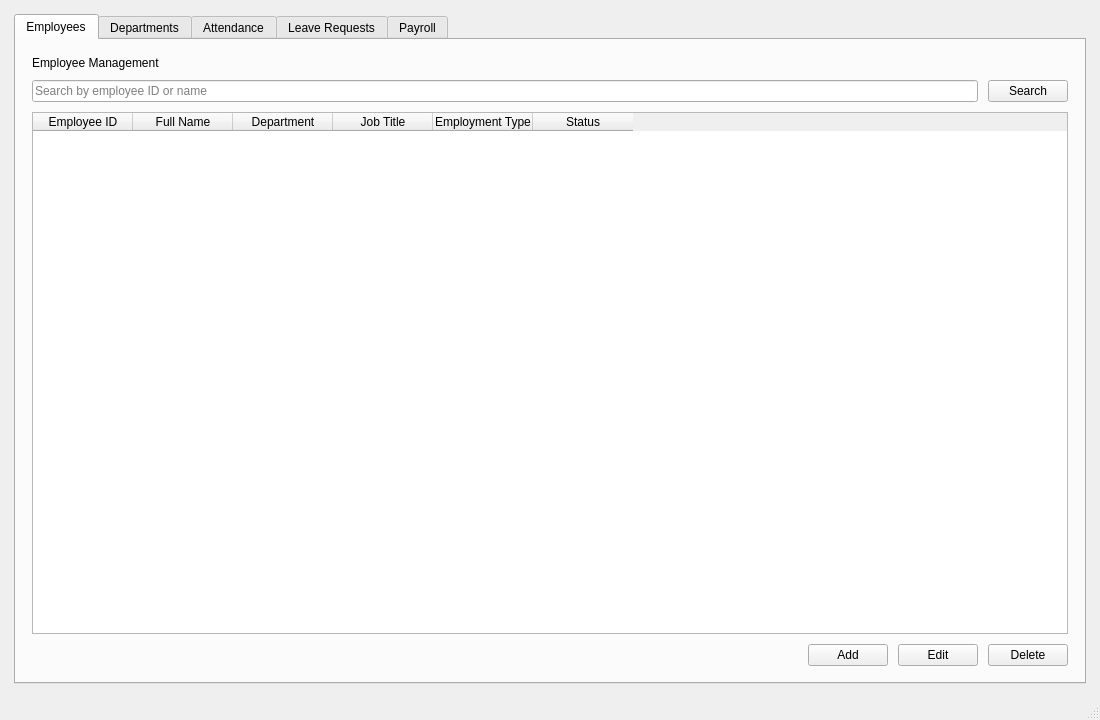
<?xml version='1.0' encoding='UTF-8'?>
<ui version="4.0">
 <class>MainWindow</class>
 <widget class="QMainWindow" name="MainWindow">
  <property name="geometry">
   <rect>
    <x>0</x>
    <y>0</y>
    <width>1100</width>
    <height>720</height>
   </rect>
  </property>
  <property name="windowTitle">
   <string>HR Management System</string>
  </property>
  <widget class="QWidget" name="centralwidget">
   <layout class="QVBoxLayout" name="layoutMain">
    <property name="leftMargin">
     <number>14</number>
    </property>
    <property name="topMargin">
     <number>14</number>
    </property>
    <property name="rightMargin">
     <number>14</number>
    </property>
    <property name="bottomMargin">
     <number>14</number>
    </property>
    <property name="spacing">
     <number>8</number>
    </property>
    <item>
     <widget class="QTabWidget" name="tabsMain">
      <property name="currentIndex">
       <number>0</number>
      </property>
      <widget class="QWidget" name="tabEmployees">
       <attribute name="title">
        <string>Employees</string>
       </attribute>
       <layout class="QVBoxLayout" name="layoutEmployees">
        <property name="leftMargin">
         <number>16</number>
        </property>
        <property name="topMargin">
         <number>16</number>
        </property>
        <property name="rightMargin">
         <number>16</number>
        </property>
        <property name="bottomMargin">
         <number>16</number>
        </property>
        <property name="spacing">
         <number>10</number>
        </property>
        <item>
         <widget class="QLabel" name="labelHeadingEmployees">
          <property name="text">
           <string>Employee Management</string>
          </property>
         </widget>
        </item>
        <item>
         <layout class="QHBoxLayout" name="layoutSearchEmployees">
          <item>
           <widget class="QLineEdit" name="lineEditEmployeeSearch">
            <property name="placeholderText">
             <string>Search by employee ID or name</string>
            </property>
            <property name="clearButtonEnabled">
             <bool>true</bool>
            </property>
           </widget>
          </item>
          <item>
           <widget class="QPushButton" name="buttonSearchEmployee">
            <property name="text">
             <string>Search</string>
            </property>
           </widget>
          </item>
         </layout>
        </item>
        <item>
         <widget class="QTableWidget" name="tableEmployees">
          <property name="editTriggers">
           <set>QAbstractItemView::NoEditTriggers</set>
          </property>
          <property name="alternatingRowColors">
           <bool>true</bool>
          </property>
          <property name="selectionMode">
           <enum>QAbstractItemView::SingleSelection</enum>
          </property>
          <property name="selectionBehavior">
           <enum>QAbstractItemView::SelectRows</enum>
          </property>
          <property name="showGrid">
           <bool>false</bool>
          </property>
          <property name="columnCount">
           <number>6</number>
          </property>
          <attribute name="verticalHeaderVisible">
           <bool>false</bool>
          </attribute>
          <column>
           <property name="text">
            <string>Employee ID</string>
           </property>
          </column>
          <column>
           <property name="text">
            <string>Full Name</string>
           </property>
          </column>
          <column>
           <property name="text">
            <string>Department</string>
           </property>
          </column>
          <column>
           <property name="text">
            <string>Job Title</string>
           </property>
          </column>
          <column>
           <property name="text">
            <string>Employment Type</string>
           </property>
          </column>
          <column>
           <property name="text">
            <string>Status</string>
           </property>
          </column>
         </widget>
        </item>
        <item>
         <layout class="QHBoxLayout" name="layoutButtonsEmployees">
          <item>
           <spacer name="spacerButtonsEmployees">
            <property name="orientation">
             <enum>Qt::Horizontal</enum>
            </property>
            <property name="sizeHint" stdset="0">
             <size>
              <width>40</width>
              <height>20</height>
             </size>
            </property>
           </spacer>
          </item>
          <item>
           <widget class="QPushButton" name="buttonAddEmployee">
            <property name="text">
             <string>Add</string>
            </property>
           </widget>
          </item>
          <item>
           <widget class="QPushButton" name="buttonEditEmployee">
            <property name="text">
             <string>Edit</string>
            </property>
           </widget>
          </item>
          <item>
           <widget class="QPushButton" name="buttonDeleteEmployee">
            <property name="text">
             <string>Delete</string>
            </property>
           </widget>
          </item>
         </layout>
        </item>
       </layout>
      </widget>
      <widget class="QWidget" name="tabDepartments">
       <attribute name="title">
        <string>Departments</string>
       </attribute>
       <layout class="QVBoxLayout" name="layoutDepartments">
        <property name="leftMargin">
         <number>16</number>
        </property>
        <property name="topMargin">
         <number>16</number>
        </property>
        <property name="rightMargin">
         <number>16</number>
        </property>
        <property name="bottomMargin">
         <number>16</number>
        </property>
        <property name="spacing">
         <number>10</number>
        </property>
        <item>
         <widget class="QLabel" name="labelHeadingDepartments">
          <property name="text">
           <string>Department Management</string>
          </property>
         </widget>
        </item>
        <item>
         <layout class="QHBoxLayout" name="layoutSearchDepartments">
          <item>
           <widget class="QLineEdit" name="lineEditDepartmentSearch">
            <property name="placeholderText">
             <string>Search by department ID or name</string>
            </property>
            <property name="clearButtonEnabled">
             <bool>true</bool>
            </property>
           </widget>
          </item>
          <item>
           <widget class="QPushButton" name="buttonSearchDepartment">
            <property name="text">
             <string>Search</string>
            </property>
           </widget>
          </item>
         </layout>
        </item>
        <item>
         <widget class="QTableWidget" name="tableDepartments">
          <property name="editTriggers">
           <set>QAbstractItemView::NoEditTriggers</set>
          </property>
          <property name="alternatingRowColors">
           <bool>true</bool>
          </property>
          <property name="selectionMode">
           <enum>QAbstractItemView::SingleSelection</enum>
          </property>
          <property name="selectionBehavior">
           <enum>QAbstractItemView::SelectRows</enum>
          </property>
          <property name="showGrid">
           <bool>false</bool>
          </property>
          <property name="columnCount">
           <number>3</number>
          </property>
          <attribute name="verticalHeaderVisible">
           <bool>false</bool>
          </attribute>
          <column>
           <property name="text">
            <string>Department ID</string>
           </property>
          </column>
          <column>
           <property name="text">
            <string>Name</string>
           </property>
          </column>
          <column>
           <property name="text">
            <string>Manager ID</string>
           </property>
          </column>
         </widget>
        </item>
        <item>
         <layout class="QHBoxLayout" name="layoutButtonsDepartments">
          <item>
           <spacer name="spacerButtonsDepartments">
            <property name="orientation">
             <enum>Qt::Horizontal</enum>
            </property>
            <property name="sizeHint" stdset="0">
             <size>
              <width>40</width>
              <height>20</height>
             </size>
            </property>
           </spacer>
          </item>
          <item>
           <widget class="QPushButton" name="buttonAddDepartment">
            <property name="text">
             <string>Add</string>
            </property>
           </widget>
          </item>
          <item>
           <widget class="QPushButton" name="buttonEditDepartment">
            <property name="text">
             <string>Edit</string>
            </property>
           </widget>
          </item>
          <item>
           <widget class="QPushButton" name="buttonDeleteDepartment">
            <property name="text">
             <string>Delete</string>
            </property>
           </widget>
          </item>
         </layout>
        </item>
       </layout>
      </widget>
      <widget class="QWidget" name="tabAttendance">
       <attribute name="title">
        <string>Attendance</string>
       </attribute>
       <layout class="QVBoxLayout" name="layoutAttendance">
        <property name="leftMargin">
         <number>16</number>
        </property>
        <property name="topMargin">
         <number>16</number>
        </property>
        <property name="rightMargin">
         <number>16</number>
        </property>
        <property name="bottomMargin">
         <number>16</number>
        </property>
        <property name="spacing">
         <number>10</number>
        </property>
        <item>
         <widget class="QLabel" name="labelHeadingAttendance">
          <property name="text">
           <string>Attendance Records</string>
          </property>
         </widget>
        </item>
        <item>
         <layout class="QHBoxLayout" name="layoutSearchAttendance">
          <item>
           <widget class="QLineEdit" name="lineEditAttendanceSearch">
            <property name="placeholderText">
             <string>Search by employee ID, date or status</string>
            </property>
            <property name="clearButtonEnabled">
             <bool>true</bool>
            </property>
           </widget>
          </item>
          <item>
           <widget class="QPushButton" name="buttonSearchAttendance">
            <property name="text">
             <string>Search</string>
            </property>
           </widget>
          </item>
         </layout>
        </item>
        <item>
         <widget class="QTableWidget" name="tableAttendance">
          <property name="editTriggers">
           <set>QAbstractItemView::NoEditTriggers</set>
          </property>
          <property name="alternatingRowColors">
           <bool>true</bool>
          </property>
          <property name="selectionMode">
           <enum>QAbstractItemView::SingleSelection</enum>
          </property>
          <property name="selectionBehavior">
           <enum>QAbstractItemView::SelectRows</enum>
          </property>
          <property name="showGrid">
           <bool>false</bool>
          </property>
          <property name="columnCount">
           <number>5</number>
          </property>
          <attribute name="verticalHeaderVisible">
           <bool>false</bool>
          </attribute>
          <column>
           <property name="text">
            <string>Employee ID</string>
           </property>
          </column>
          <column>
           <property name="text">
            <string>Date</string>
           </property>
          </column>
          <column>
           <property name="text">
            <string>Check-in</string>
           </property>
          </column>
          <column>
           <property name="text">
            <string>Check-out</string>
           </property>
          </column>
          <column>
           <property name="text">
            <string>Status</string>
           </property>
          </column>
         </widget>
        </item>
        <item>
         <layout class="QHBoxLayout" name="layoutButtonsAttendance">
          <item>
           <spacer name="spacerButtonsAttendance">
            <property name="orientation">
             <enum>Qt::Horizontal</enum>
            </property>
            <property name="sizeHint" stdset="0">
             <size>
              <width>40</width>
              <height>20</height>
             </size>
            </property>
           </spacer>
          </item>
          <item>
           <widget class="QPushButton" name="buttonAddAttendance">
            <property name="text">
             <string>Add</string>
            </property>
           </widget>
          </item>
          <item>
           <widget class="QPushButton" name="buttonEditAttendance">
            <property name="text">
             <string>Edit</string>
            </property>
           </widget>
          </item>
          <item>
           <widget class="QPushButton" name="buttonDeleteAttendance">
            <property name="text">
             <string>Delete</string>
            </property>
           </widget>
          </item>
         </layout>
        </item>
       </layout>
      </widget>
      <widget class="QWidget" name="tabLeave">
       <attribute name="title">
        <string>Leave Requests</string>
       </attribute>
       <layout class="QVBoxLayout" name="layoutLeave">
        <property name="leftMargin">
         <number>16</number>
        </property>
        <property name="topMargin">
         <number>16</number>
        </property>
        <property name="rightMargin">
         <number>16</number>
        </property>
        <property name="bottomMargin">
         <number>16</number>
        </property>
        <property name="spacing">
         <number>10</number>
        </property>
        <item>
         <widget class="QLabel" name="labelHeadingLeave">
          <property name="text">
           <string>Leave Requests</string>
          </property>
         </widget>
        </item>
        <item>
         <layout class="QHBoxLayout" name="layoutSearchLeave">
          <item>
           <widget class="QLineEdit" name="lineEditLeaveSearch">
            <property name="placeholderText">
             <string>Search by employee ID, type or status</string>
            </property>
            <property name="clearButtonEnabled">
             <bool>true</bool>
            </property>
           </widget>
          </item>
          <item>
           <widget class="QPushButton" name="buttonSearchLeave">
            <property name="text">
             <string>Search</string>
            </property>
           </widget>
          </item>
         </layout>
        </item>
        <item>
         <widget class="QTableWidget" name="tableLeave">
          <property name="editTriggers">
           <set>QAbstractItemView::NoEditTriggers</set>
          </property>
          <property name="alternatingRowColors">
           <bool>true</bool>
          </property>
          <property name="selectionMode">
           <enum>QAbstractItemView::SingleSelection</enum>
          </property>
          <property name="selectionBehavior">
           <enum>QAbstractItemView::SelectRows</enum>
          </property>
          <property name="showGrid">
           <bool>false</bool>
          </property>
          <property name="columnCount">
           <number>6</number>
          </property>
          <attribute name="verticalHeaderVisible">
           <bool>false</bool>
          </attribute>
          <column>
           <property name="text">
            <string>Employee ID</string>
           </property>
          </column>
          <column>
           <property name="text">
            <string>Start Date</string>
           </property>
          </column>
          <column>
           <property name="text">
            <string>End Date</string>
           </property>
          </column>
          <column>
           <property name="text">
            <string>Type</string>
           </property>
          </column>
          <column>
           <property name="text">
            <string>Reason</string>
           </property>
          </column>
          <column>
           <property name="text">
            <string>Status</string>
           </property>
          </column>
         </widget>
        </item>
        <item>
         <layout class="QHBoxLayout" name="layoutButtonsLeave">
          <item>
           <spacer name="spacerButtonsLeave">
            <property name="orientation">
             <enum>Qt::Horizontal</enum>
            </property>
            <property name="sizeHint" stdset="0">
             <size>
              <width>40</width>
              <height>20</height>
             </size>
            </property>
           </spacer>
          </item>
          <item>
           <widget class="QPushButton" name="buttonAddLeave">
            <property name="text">
             <string>Add</string>
            </property>
           </widget>
          </item>
          <item>
           <widget class="QPushButton" name="buttonEditLeave">
            <property name="text">
             <string>Edit</string>
            </property>
           </widget>
          </item>
          <item>
           <widget class="QPushButton" name="buttonDeleteLeave">
            <property name="text">
             <string>Delete</string>
            </property>
           </widget>
          </item>
         </layout>
        </item>
       </layout>
      </widget>
      <widget class="QWidget" name="tabPayroll">
       <attribute name="title">
        <string>Payroll</string>
       </attribute>
       <layout class="QVBoxLayout" name="layoutPayroll">
        <property name="leftMargin">
         <number>16</number>
        </property>
        <property name="topMargin">
         <number>16</number>
        </property>
        <property name="rightMargin">
         <number>16</number>
        </property>
        <property name="bottomMargin">
         <number>16</number>
        </property>
        <property name="spacing">
         <number>10</number>
        </property>
        <item>
         <widget class="QLabel" name="labelHeadingPayroll">
          <property name="text">
           <string>Payroll Records</string>
          </property>
         </widget>
        </item>
        <item>
         <layout class="QHBoxLayout" name="layoutSearchPayroll">
          <item>
           <widget class="QLineEdit" name="lineEditPayrollSearch">
            <property name="placeholderText">
             <string>Search by employee ID or month</string>
            </property>
            <property name="clearButtonEnabled">
             <bool>true</bool>
            </property>
           </widget>
          </item>
          <item>
           <widget class="QPushButton" name="buttonSearchPayroll">
            <property name="text">
             <string>Search</string>
            </property>
           </widget>
          </item>
         </layout>
        </item>
        <item>
         <widget class="QTableWidget" name="tablePayroll">
          <property name="editTriggers">
           <set>QAbstractItemView::NoEditTriggers</set>
          </property>
          <property name="alternatingRowColors">
           <bool>true</bool>
          </property>
          <property name="selectionMode">
           <enum>QAbstractItemView::SingleSelection</enum>
          </property>
          <property name="selectionBehavior">
           <enum>QAbstractItemView::SelectRows</enum>
          </property>
          <property name="showGrid">
           <bool>false</bool>
          </property>
          <property name="columnCount">
           <number>6</number>
          </property>
          <attribute name="verticalHeaderVisible">
           <bool>false</bool>
          </attribute>
          <column>
           <property name="text">
            <string>Employee ID</string>
           </property>
          </column>
          <column>
           <property name="text">
            <string>Month</string>
           </property>
          </column>
          <column>
           <property name="text">
            <string>Base Salary</string>
           </property>
          </column>
          <column>
           <property name="text">
            <string>Overtime</string>
           </property>
          </column>
          <column>
           <property name="text">
            <string>Deductions</string>
           </property>
          </column>
          <column>
           <property name="text">
            <string>Net Salary</string>
           </property>
          </column>
         </widget>
        </item>
        <item>
         <layout class="QHBoxLayout" name="layoutButtonsPayroll">
          <item>
           <spacer name="spacerButtonsPayroll">
            <property name="orientation">
             <enum>Qt::Horizontal</enum>
            </property>
            <property name="sizeHint" stdset="0">
             <size>
              <width>40</width>
              <height>20</height>
             </size>
            </property>
           </spacer>
          </item>
          <item>
           <widget class="QPushButton" name="buttonAddPayroll">
            <property name="text">
             <string>Add</string>
            </property>
           </widget>
          </item>
          <item>
           <widget class="QPushButton" name="buttonEditPayroll">
            <property name="text">
             <string>Edit</string>
            </property>
           </widget>
          </item>
          <item>
           <widget class="QPushButton" name="buttonDeletePayroll">
            <property name="text">
             <string>Delete</string>
            </property>
           </widget>
          </item>
         </layout>
        </item>
       </layout>
      </widget>
     </widget>
    </item>
   </layout>
  </widget>
  <widget class="QStatusBar" name="statusbar" />
 </widget>
 <resources />
 <connections />
</ui>
